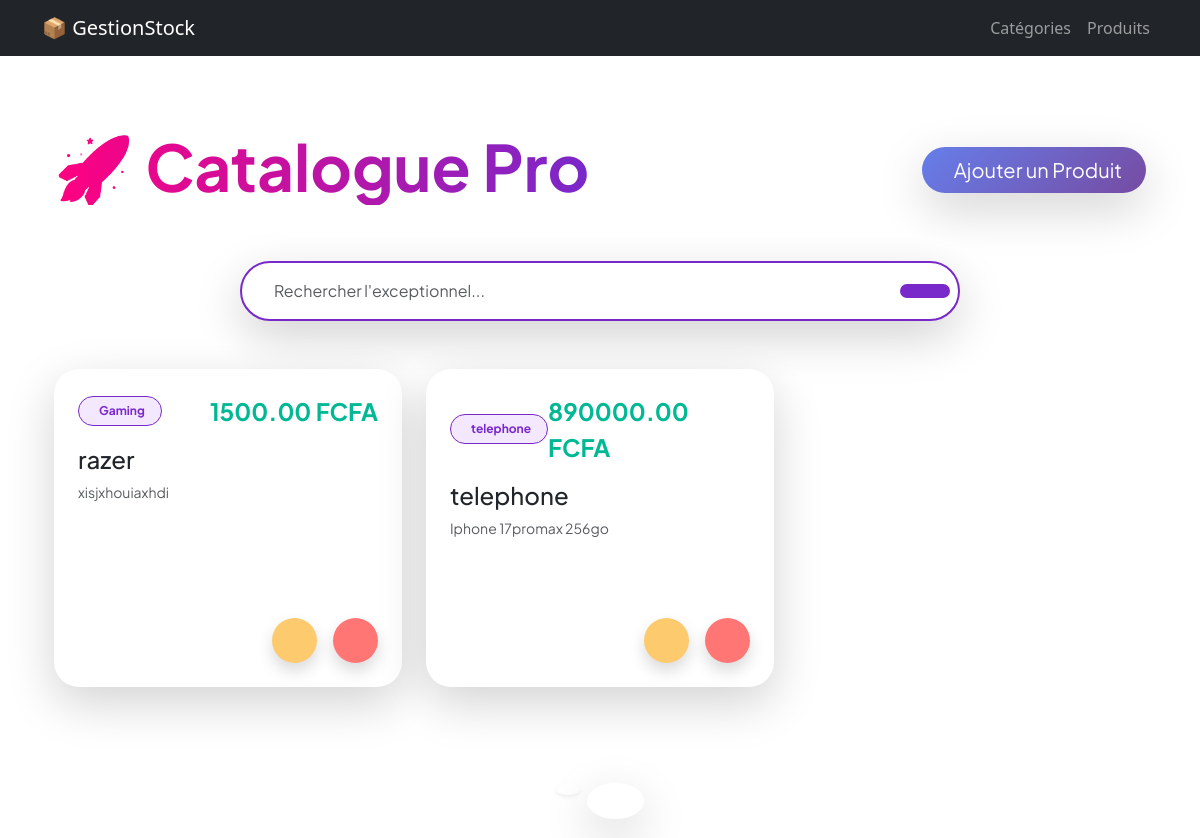
The page /produits/?page=2 on the database its author committed.
### stock/models.py (models this page shows, shortened)
class Produit(models.Model):
    nom = models.CharField(max_length=100) # [cite: 18]
    description = models.TextField(blank=True, null=True) # [cite: 19]
    prix = models.DecimalField(max_digits=10, decimal_places=2) # [cite: 20]
    categorie = models.ForeignKey(Categorie, on_delete=models.CASCADE) # [cite: 21]

class Categorie(models.Model):
    nom = models.CharField(max_length=100, unique=True) # [cite: 14]
    description = models.TextField(blank=True, null=True) # [cite: 15]

### stock/views.py (the view)
# urls.py: path('produits/', views.liste_produits, name='liste_produits'),
def liste_produits(request):
    query = request.GET.get('search')
    if query:
        produits_list = Produit.objects.filter(
            Q(nom__icontains=query) |
            Q(categorie__nom__icontains=query)
        ).order_by('nom')
    else:
        produits_list = Produit.objects.all().order_by('nom')
    paginator = Paginator(produits_list, 5)
    page_number = request.GET.get('page')
    page_obj = paginator.get_page(page_number)
    return render(request, 'stock/liste_produits.html', {
        'page_obj': page_obj,
        'search_query': query
    })

### stock/templates/stock/liste_produits.html (shortened to what this page needs)
{% extends 'stock/base.html' %}
{% block content %}
<div class="container py-5 animate__animated animate__fadeIn" style="font-family: 'Plus Jakarta Sans', sans-serif;">
    <div class="d-flex justify-content-between align-items-center mb-5">
        <h1 class="display-3 fw-bolder" style="background: linear-gradient(90deg, #FF0080 0%, #7928CA 100%); -webkit-background-clip: text; -webkit-text-fill-color: transparent;">
            🚀 Catalogue Pro
        </h1>
        <a href="{% url 'ajouter_produit' %}" class="btn btn-lg rounded-pill px-4 shadow-lg text-white"
           style="background: linear-gradient(135deg, #667eea 0%, #764ba2 100%); border: none;">
             Ajouter un Produit
        </a>
    </div>
    <div class="row mb-5 justify-content-center">
        <div class="col-md-8">
            <form method="get" class="shadow-lg rounded-pill overflow-hidden d-flex align-items-center bg-white p-2"
                  style="border: 2px solid #7928CA;">
                <input type="text" name="search" class="form-control border-0 ps-4 py-2 shadow-none"
                       placeholder="Rechercher l'exceptionnel..." value="{{ search_query|default:'' }}">
                <button class="btn rounded-pill px-4 text-white" type="submit"
                        style="background: #7928CA;">
                </button>
            </form>
        </div>
    </div>
    <div class="row row-cols-1 row-cols-md-3 g-4">
        {% for produit in page_obj %}
        <div class="col">
            <div class="card h-100 border-0 shadow-lg" style="border-radius: 25px; transition: transform 0.3s;">
                <div class="card-body p-4">
                    <div class="d-flex justify-content-between align-items-center mb-3">
                        <span class="badge rounded-pill px-3 py-2"
                              style="background-color: #f3e8ff; color: #7928CA; border: 1px solid #7928CA;">
                             {{ produit.categorie.nom }}
                        </span>
                        <div class="fw-bold fs-4" style="color: #00b894;">{{ produit.prix }} FCFA</div>
                    </div>
                    <h3 class="h4 fw-extrabold mb-2 text-dark">{{ produit.nom }}</h3>
                    <p class="text-muted small lh-base" style="height: 60px; overflow: hidden;">
                        {{ produit.description|truncatechars:120 }}
                    </p>
                </div>
                <div class="card-footer bg-transparent border-0 d-flex justify-content-end p-4 pt-0">
                    <a href="{% url 'modifier_produit' produit.id %}" class="btn btn-warning rounded-circle me-3 shadow text-white"
                       style="width: 45px; height: 45px; display: flex; align-items: center; justify-content: center; background: #fdcb6e; border: none;">
                    </a>
                    <a href="{% url 'supprimer_produit' produit.id %}" class="btn btn-danger rounded-circle shadow"
                       style="width: 45px; height: 45px; display: flex; align-items: center; justify-content: center; background: #ff7675; border: none;">
                    </a>
                </div>
            </div>
        </div>
        {% empty %}
        <div class="col-12 text-center py-5">
            <i class="bi bi-emoji-frown display-1 text-muted"></i>
            <p class="fs-4 text-muted mt-3">Aucun produit trouvé dans cette galaxie...</p>
        </div>
        {% endfor %}
    </div>
    <div class="mt-5 d-flex justify-content-center">
        {% include "stock/pagination.html" %}
    </div>
</div>
{% endblock %}

### rows shown on the page
Produit: categorie.nom "Gaming", prix "1500.00", nom "razer", description "xisjxhouiaxhdi"
Produit: categorie.nom "telephone", prix "890000.00", nom "telephone", description "Iphone 17promax 256go"
